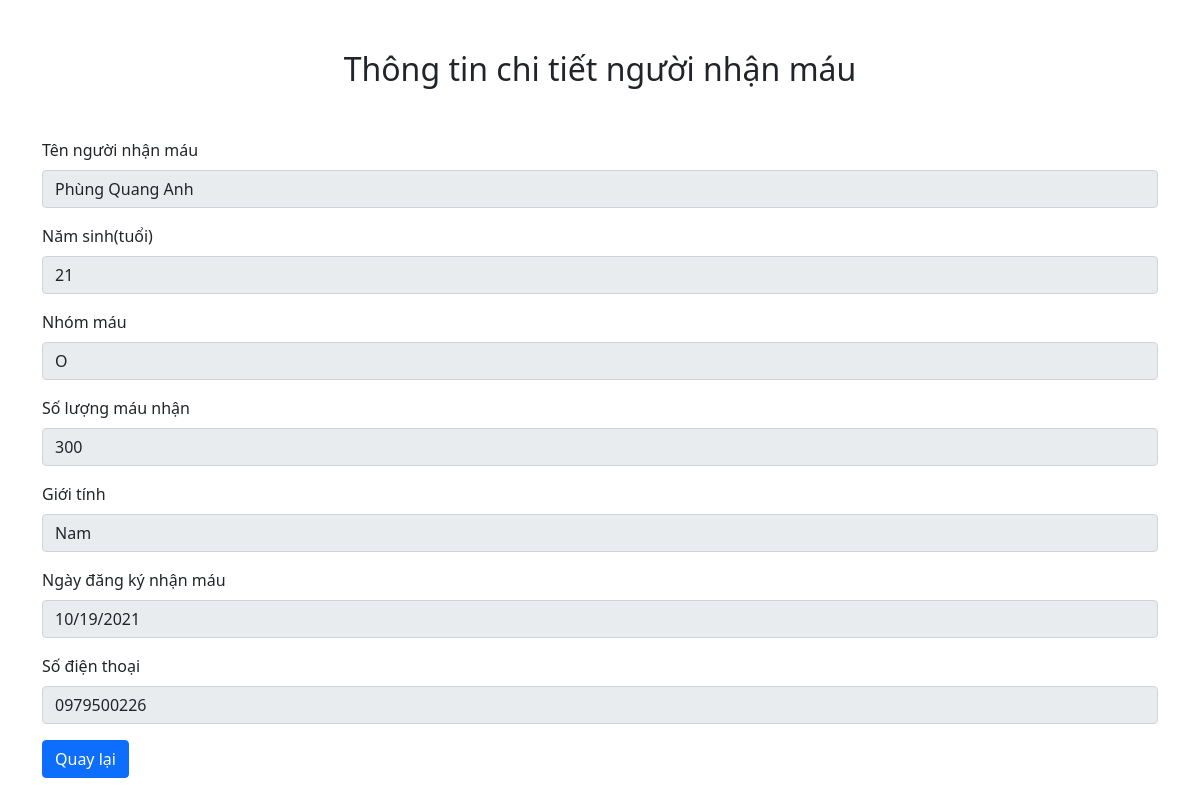
/view.php?reci_id=3, run on the app's committed database.
### tables this page shows
CREATE TABLE `recipient` (
  `reci_id` int(10) UNSIGNED NOT NULL,
  `reci_name` varchar(50) NOT NULL,
  `reci_age` int(11) DEFAULT NULL,
  `reci_bgrp` varchar(20) NOT NULL,
  `reci_bqnty` int(11) NOT NULL,
  `reci_sex` varchar(10) DEFAULT NULL,
  `reci_reg_date` date DEFAULT NULL,
  `reci_phno` varchar(15) DEFAULT NULL
);

### src/view.php (the view, shortened to what this page needs)
<!DOCTYPE html>
<html lang="en">
<head>
    <link rel="stylesheet" href="https://use.fontawesome.com/releases/v5.8.2/css/all.css" integrity="sha384-
    oS3vJWv+0UjzBfQzYUhtDYW+Pj2yciDJxpsK1OYPAYjqT085Qq/1cq5FLXAZQ7Ay">
    <link rel="stylesheet" href="https://pro.fontawesome.com/releases/v5.10.0/css/all.css" />
    <link href="https://cdn.jsdelivr.net/npm/bootstrap@5.1.1/dist/css/bootstrap.min.css" rel="stylesheet">
</head>
<body>
    <div class="container">
        <h2 style="text-align: center;margin-top : 50px">Thông tin chi tiết người nhận máu</h2>
        <?php
        $conn = mysqli_connect('localhost', 'root', '', 'blood_recipient');
        $reci_id = $_GET['reci_id'];
        $slt = mysqli_query($conn, "Select * from recipient where reci_id = '$reci_id'");
        if (mysqli_num_rows($slt) > 0) {
            $row = mysqli_fetch_assoc($slt);
        } else {
            header('index.php');
        }
        ?>
        <form action="" method="Post" style="margin-top: 50px;">
            <div class="mb-3">
                <label for="exampleInput" class="form-label">Tên người nhận máu</label>
                <input name="reci_name" value="<?php echo $row['reci_name'] ?>" type="text" class="form-control" id="exampleInput" readonly>
            </div>
            <div class="mb-3">
                <label for="exampleInput" class="form-label">Năm sinh(tuổi)</label>
                <input name="reci_age" value="<?php echo $row['reci_age'] ?>" type="text" class="form-control" id="exampleInput" readonly>
            </div>
            <div class="mb-3">
                <label for="exampleInput" class="form-label">Nhóm máu</label>
                <input name="reci_bgrp" value="<?php echo $row['reci_bgrp'] ?>" type="text" class="form-control" id="exampleInput" readonly>
            </div>
            <div class="mb-3">
                <label for="exampleInput" class="form-label">Số lượng máu nhận</label>
                <input name="reci_bqnty" value="<?php echo $row['reci_bqnty'] ?>" type="text" class="form-control" id="exampleInput" readonly>
            </div>
            <div class="mb-3">
                <label for="exampleInput" class="form-label">Giới tính</label>
                <input name="reci_sex" value="<?php echo $row['reci_sex'] ?>" type="text" class="form-control" id="exampleInput" readonly>
            </div>
            <div class="mb-3">
                <label for="exampleInput" class="form-label">Ngày đăng ký nhận máu</label>
                <input name="reci_reg_date" value="<?php echo $row['reci_reg_date'] ?>" type="date" class="form-control" id="exampleInput" readonly>
            </div>
            <div class="mb-3">
                <label for="exampleInput" class="form-label">Số điện thoại</label>
                <input name="reci_phno" value="<?php echo $row['reci_phno'] ?>" type="text" class="form-control" id="exampleInput" readonly>
            </div>
            <button type="submit" name="btn_return" class="btn btn-primary">Quay lại</button>
        </form>
    </div>
</body>
</html>

### data on the page
recipient: reci_name "Phùng Quang Anh", reci_age "21", reci_bgrp "O", reci_bqnty "300", reci_sex "Nam", reci_reg_date "10/19/2021", reci_phno "0979500226"
